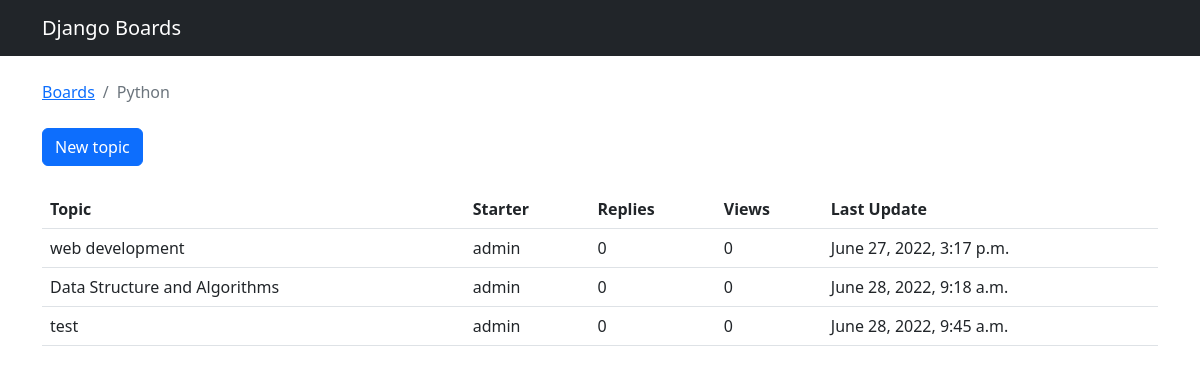
The page /boards/2/ on the database its author committed.
### boards/models.py (models this page shows, shortened)
class Board(models.Model):
    name = models.CharField(max_length=30, unique=True)
    description = models.CharField(max_length=100)

class Topic(models.Model):
    subject = models.CharField(max_length=255)
    last_updated = models.DateTimeField(auto_now_add=True)
    board = models.ForeignKey(Board, related_name='topics', on_delete=models.CASCADE)
    starter = models.ForeignKey(User, related_name='topics', on_delete=models.CASCADE)

### boards/views.py (the view)
# urls.py: path('boards/<int:pk>/', views.board_topics ,name='board_topics'),
def board_topics(request, pk):
    board = get_object_or_404(Board, pk=pk)
    return render(request, 'topics.html', {'board':board})

### boards/templates/topics.html (shortened to what this page needs)
{% extends "base.html"%}
{% block breadcrumb %}
    <li class="breadcrumb-item"> <a href="{% url 'home' %}">Boards</a></li>
    <li class="breadcrumb-item active">{{ board.name }}</li>
{% endblock %}
{% block content%}
    <div class="mb-4">
        <a href="{% url 'new_topic' board.pk %}" class="btn btn-primary">New topic</a>
    </div>
    <table class="table">
        <thead class="thead-inverse">
            <tr>
                <th>Topic</th>
                <th>Starter</th>
                <th>Replies</th>
                <th>Views</th>
                <th>Last Update</th>
            </tr>
        </thead>
        <tbody>
            {% for topic in board.topics.all %}
            <tr>
                <td>{{ topic.subject}}</td>
                <td>{{ topic.starter.username }}</td>
                <td>0</td>
                <td>0</td>
                <td>{{ topic.last_updated }}</td>
            </tr>
            {% endfor %}
        </tbody>
    </table>
{% endblock %}

### boards/templates/base.html (shortened to what this page needs)
<html lang="en">
<head>
    <link href="https://cdn.jsdelivr.net/npm/bootstrap@5.2.0-beta1/dist/css/bootstrap.min.css" rel="stylesheet">
</head>
<body>
    {% block body %}
    <nav class="navbar navbar-expand-sm navbar-dark bg-dark">
      <div class="container">
        <a class="navbar-brand" href="{% url 'home' %}">Django Boards</a>
        <div class="collapse navbar-collapse" id="mainMenu">
          <ul class="navbar-nav ml-auto">
            <li class="nav-item">
              <a class="nav-link" href="#">{{ user.username }}</a>
            </li>
          </ul>
        </div>
      </div>
    </nav>
    <div class="container">
      <ol class="breadcrumb my-4">
        {% block breadcrumb %}
        {% endblock %}
      </ol>
      {% block content %}
      {% endblock %}
    </div>
  {% endblock body %}
</body>
</html>

### rows shown on the page
Board: name "Python"
Topic: subject "web development", starter.username "admin", last_updated "June 27, 2022, 3:17 p.m."
Topic: subject "Data Structure and Algorithms", starter.username "admin", last_updated "June 28, 2022, 9:18 a.m."
Topic: subject "test", starter.username "admin", last_updated "June 28, 2022, 9:45 a.m."
